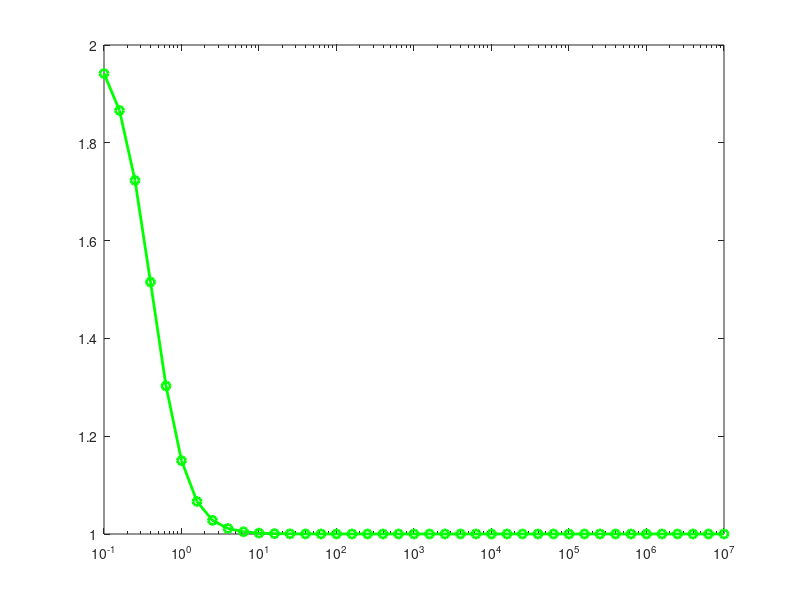

Here is the MATLAB script that generated this plot: (Note: this script raises an error after producing the figure.)
%response function compared with Japan rheometry experiment
%author: Shi Tao
T=-1:0.2:7;
W=10.^T;

ep=8.85*10^(-12);
d1=3.6*10^(-3);
d2=3*10^(-3);
l=0.17;
CI=10*2*pi*ep/(log(d1/d2))*l;


sigma=1e-4;
RI=1/sigma*(1/(2*pi*l))*log(4*l/d2);

RM=1000/sigma*(1/(2*pi*(d1/2)));

r=1.5e-3;
RP=10/sigma*(1/(4*pi*r));


% CI=375.*10^(-12);
% RI=21.7*10^3;
% RM=416.2*10^3;
% RP=40.8*10^3;

L1=1+((2*pi*W.*CI.*(RI+RP./2)).^2);
L2=1+((2*pi*W.*CI.*(RI+RP)).^2);
L3=1+((2*pi*W.*CI.*(RI+RM./2)).^2);
L4=1+((2*pi*W.*CI.*(RI+RM)).^2); 
L5=1/2.*ones(1,31);
% for i=1:length(W)
% L1(i)=1+((W(i).*CI.*(RI+RP./2)).^2);
% L2(i)=1+((W(i).*CI.*(RI+RP)).^2);
% L3(i)=1+((W(i).*CI.*(RI+RM./2)).^2);
% L4(i)=1+((W(i).*CI.*(RI+RM)).^2);
% end
heff1=sqrt(L1./L2);
heff2=sqrt(L3./L4);
heff3=L5;
% semilogx(W,2*heff1,'ro-','linewidth',2.0);
%
% hold on
semilogx(W,2*heff2,'go-','linewidth',2.0)
hold on
semilogx(f,k_30,'k*-','linewidth',2.0)
% hold on
% semilogx(W,2*heff3,'b*-','linewidth',2.0);
title('response function simulation','FontSize',16);
% hold on
% title(date);
% ax = gca;
% ax.TitleHorizontalAlignment = 'right';
% title(date,'position',[10^5,1.1]);
% txt=date;
% text(5*10^3,2.24,txt,'FontSize',14)
% ax=gca;
% ax.HorizontalAlignment='right';
% ax.VerticalAlignment='right';
xlabel('frequency(Hz)','FontSize',14);
ylabel('K(2*heff/L)','FontSize',14);
legend('simulation result','actual result(30cm)','FontSize',10);
grid on
ylim([0,2.4]);
xlim([1e-1,2e6]);


